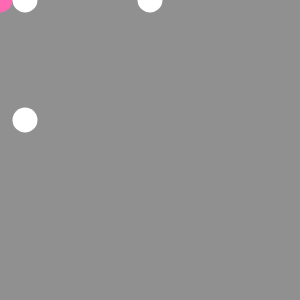
Frame 1 (no input)
Frame 60 (no input): identical to frame 1, image omitted
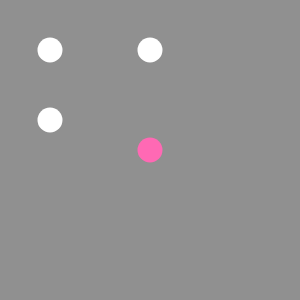
Frame 120 (the mouse pressed at the canvas centre since frame 60)

The p5.js sketch that drew these frames (run headless with seeded random() and noise() and a simulated clock; from frame 60 on, the mouse is pressed at the canvas centre):

// p5.js sketch
// ── sketch.js
function setup() {
  noStroke();
  createCanvas(300,300);
}

function draw() {
  background(144);
  var mapX1 = map(mouseX, 0, width, 25, 75);
  var mapY1 = map(mouseY, 0, width, 0, 100);

  fill("hotpink"); //makes following ellipse pink
  ellipse(mouseX, mouseY, 25, 25);
          //follows cursor x and y wise
  fill(255); //makes following three white
  ellipse(mapX1, width/2-30, 25, 25) //x mapped
          //moves horizontally
  ellipse(width/2, mapY1, 25, 25); //y mapped
          //moves up and down
  ellipse(mapX1, mapY1, 25, 25); //both x and y mapped
          //moves both x & y wise
//ORDER
//the following ellipse will always be in front of the previous one.
//that's why the pink circle is behind all of them, it was drawn before.

  //map() means the object with mapX will be redrawn according to map function values.
  //mouseX means wherever the mouse is x-wise
  //mouseY follows where the mouse is y-wise
  //so map(mouseX) mean map following the mouse's x coord

  //in the object, it will be:
  //ellipse(mapX, ycoord, width, height)
  //putting mapX in place of the X coord frees the ellipse to move x-wise to whatever was declared in mapX.
  //same for putting in place of y coord
  //in this case, mouseX or mouseY.

  //map(mouseX, 0, width, a, b);
  //0 & width are supposed to mean the start values
  //0 for left side, width for right side.
  //not really sure why. but those never change

  //a & b are supposed to be the range of change
  //the bigger the range, the more the object moves
  //the smaller the range, the less it moves
  //still not sure how it works, but i do know that
  //it doesnt correspond exactly to the range.

}
